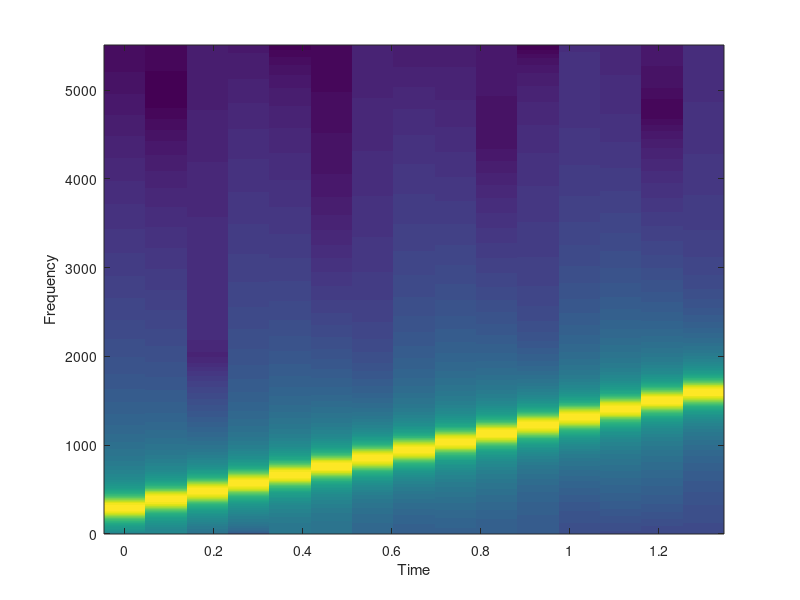
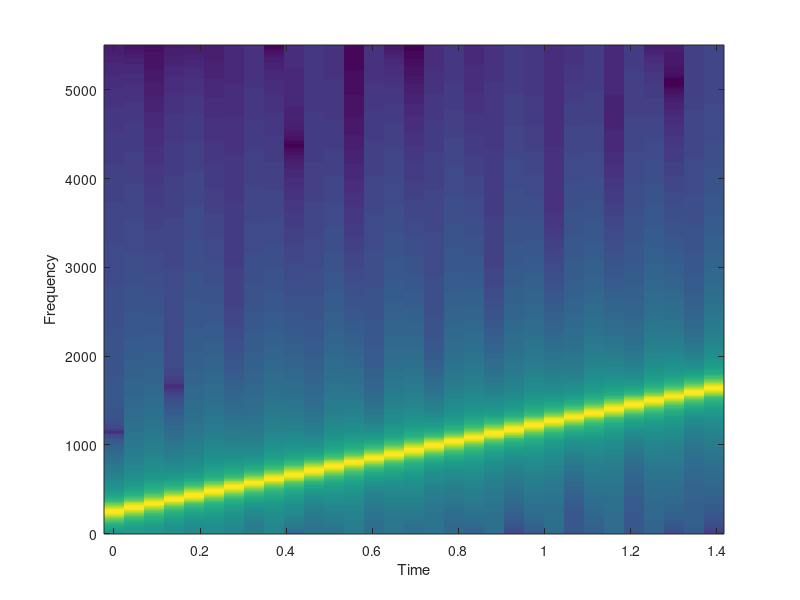
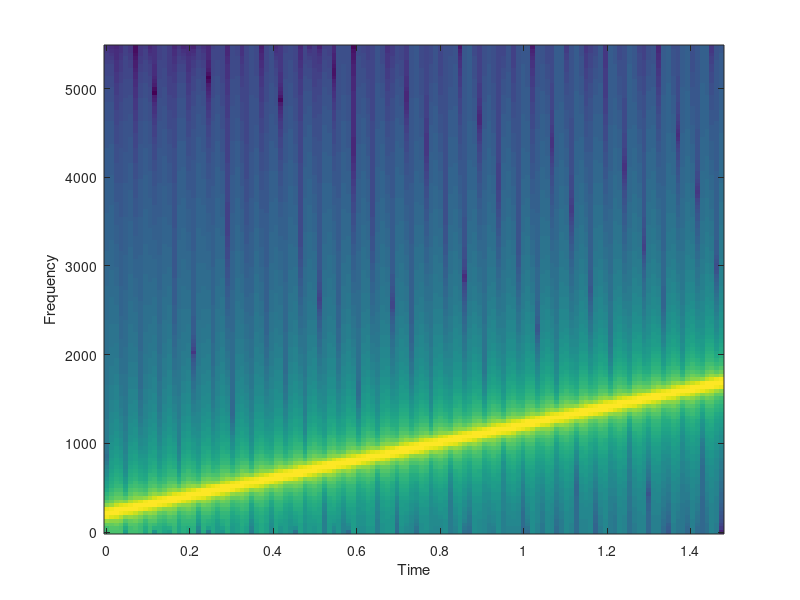
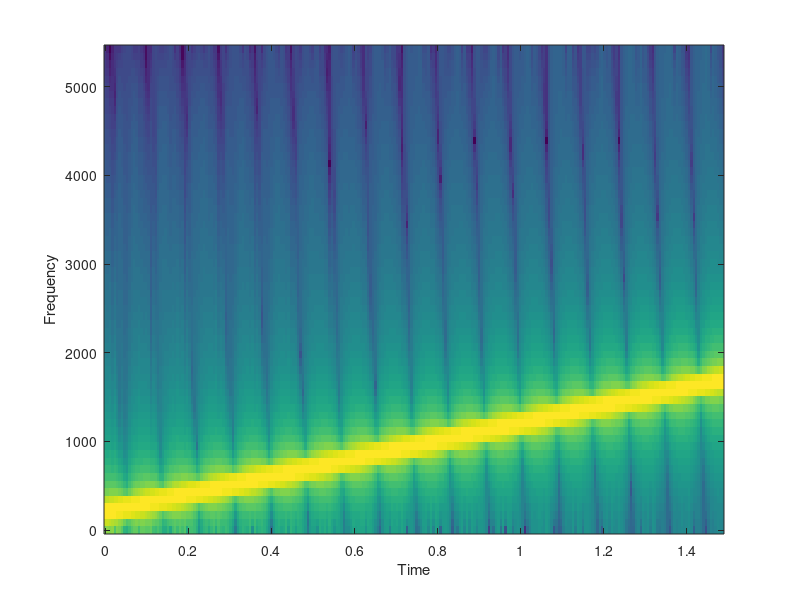

MATLAB code to generate these figures, in order:
fsamp =11025; % set sampling frequency 
dt =1/fsamp; % set sampling interval 
dur = 1.5;%set signal duration in seconds 
tt=0:dt:dur; % create vector of time samples 
psi =2*pi*(100+200*tt+500*tt.*tt);% set argument for chirp function 
xx=7.7*cos(psi);% modulate signal 
soundsc(xx,fsamp);% play signal 
for nfft = [2048,1024,256,128] % Window size 
    % Compute spectrogram in Hamming window 
    figure; 
    specgram(xx,nfft,fsamp); 
end 